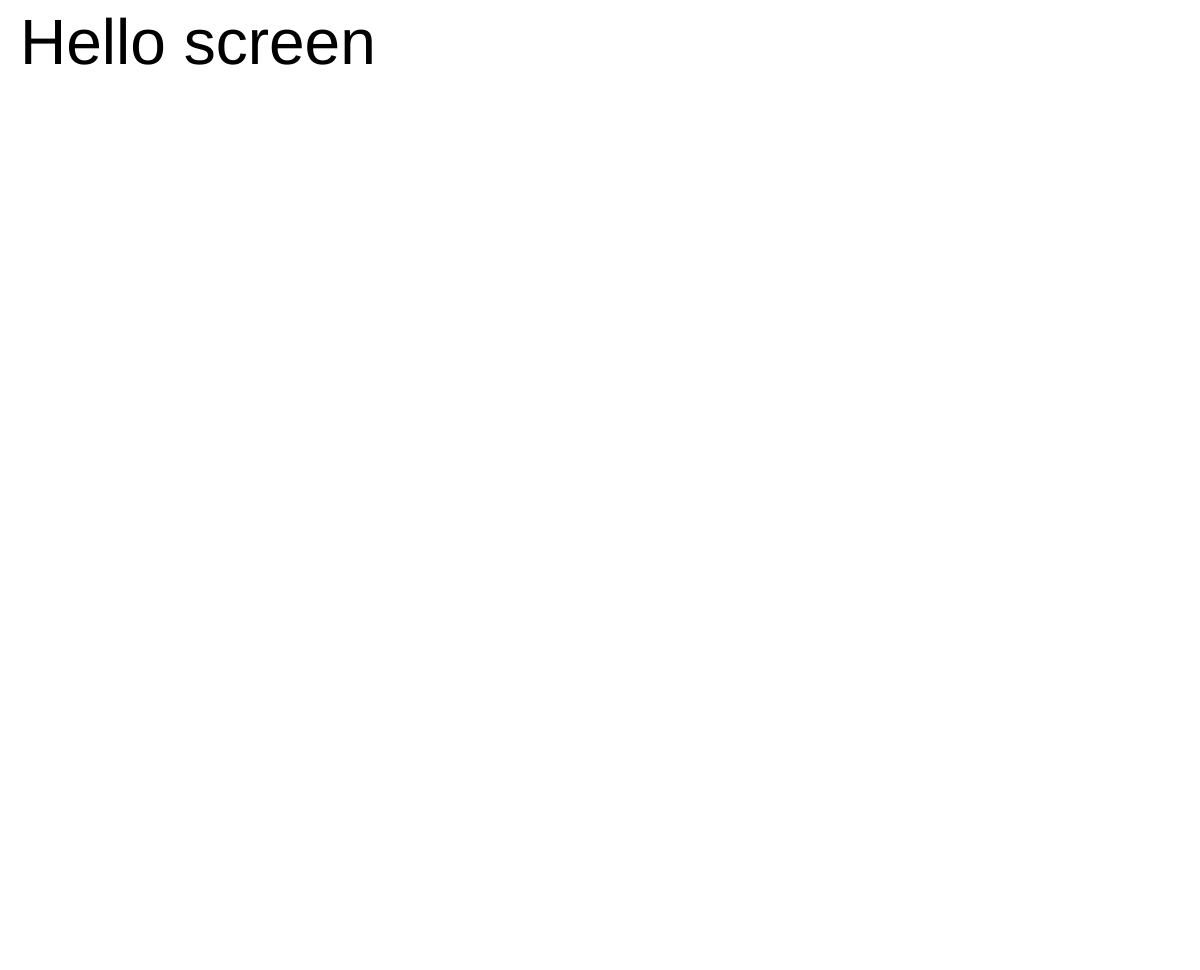
Frame 1 (no input)
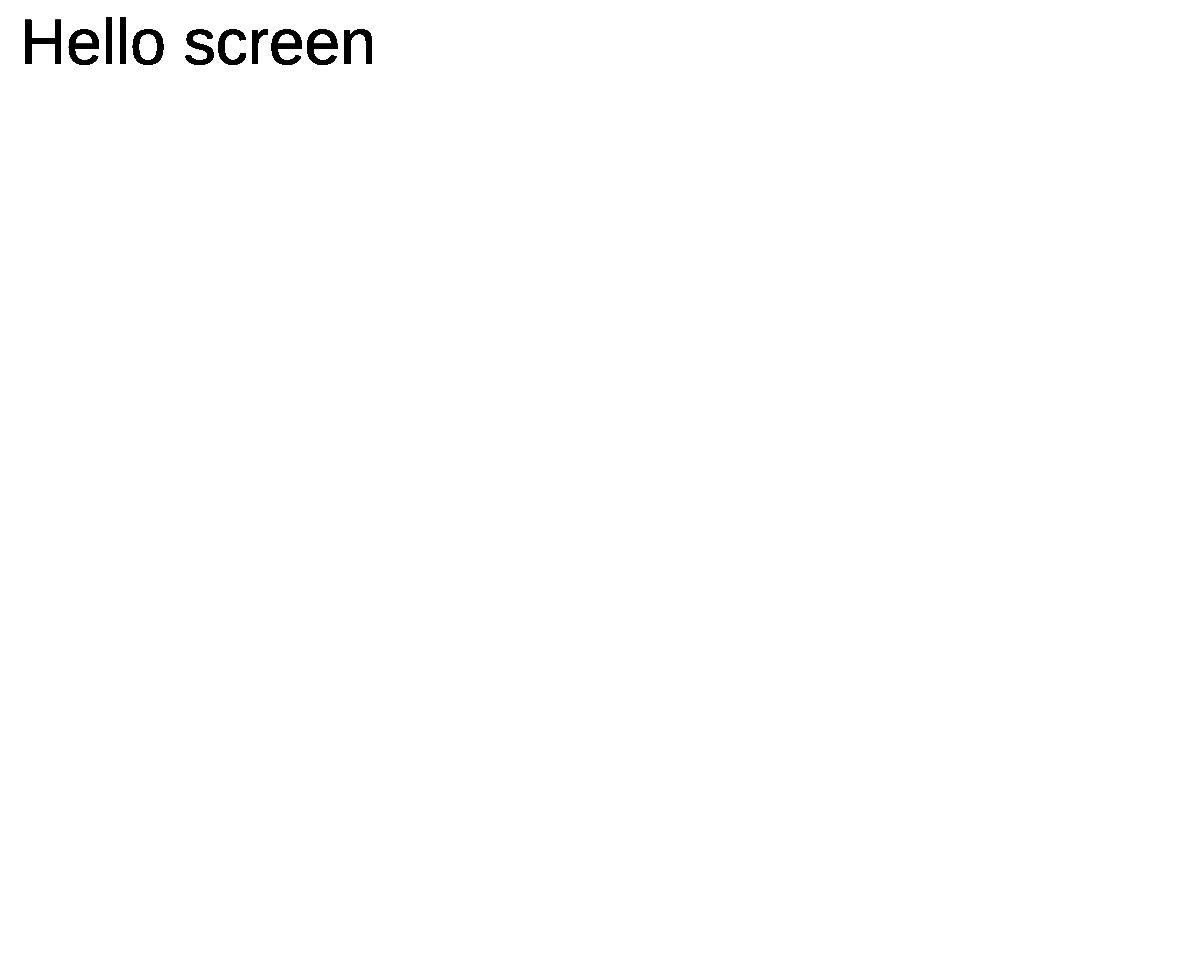
Frame 60 (no input)
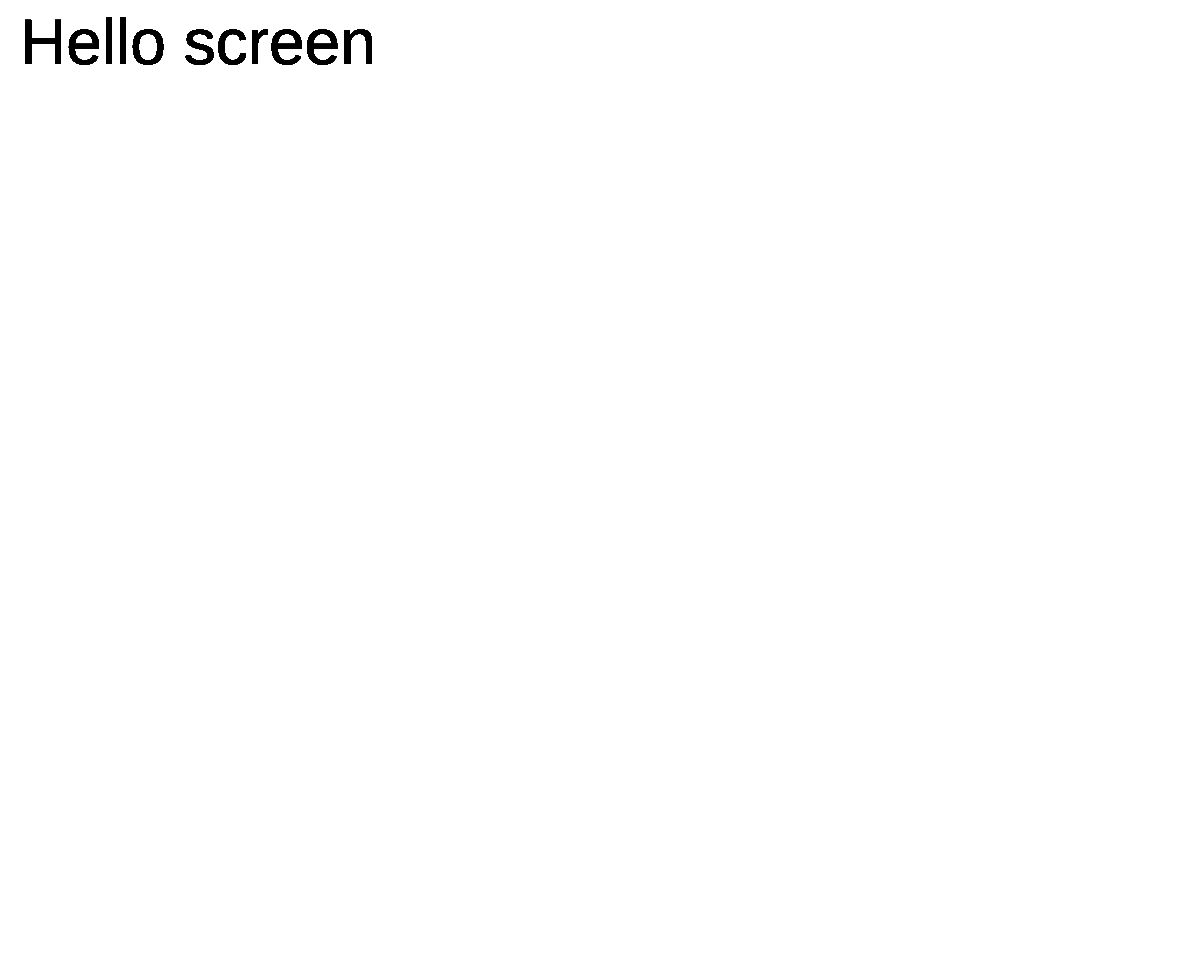
Frame 120 (the mouse pressed at the canvas centre since frame 60)

The p5.js sketch that drew these frames (run headless with seeded random() and noise() and a simulated clock; from frame 60 on, the mouse is pressed at the canvas centre):

// p5.js sketch
// ── sketch.js
// https://editor.p5js.org/jht9629-nyu/sketches/bJwxdGIpX
// draw-rainbow
let hue = 0;
let rate = 2;
function setup() {
  createCanvas(windowWidth, windowHeight - 30);
  createDiv("Rainbow Draw v1");
  colorMode(HSL, 360);
}
function draw() {
  fill("black");
  textSize(64);
  text("Hello screen", 20, 64);
}
function mouseDragged() {
  // console.log('mouseDragged');
  hue = (hue + rate) % 360
  // if (hue >= 360) hue = 0;
  // noStroke();
  // fill(hue, 200, 200);
  // ellipse(mouseX, mouseY, 25, 25);
  strokeWeight(20);
  stroke(hue, 255, 255);
  line(mouseX, mouseY, pmouseX, pmouseY);
  // Prevent canvas drag on mobile devices
  return false;
}

// https://editor.p5js.org/jht9629-nyu/sketches/owix6hP8S
// Simple-Draw

// https://editor.p5js.org/kellylougheed/sketches/ryPlD16wX
// Rainbow Canvas
// https://kellylougheed.medium.com/rainbow-paintbrush-in-p5-js-e452d5540b25
